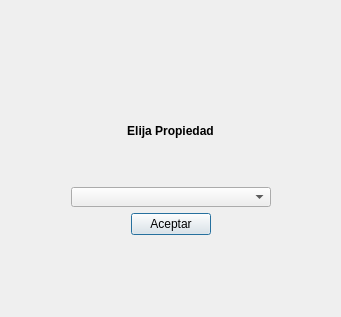
<?xml version="1.0" encoding="UTF-8"?>
<ui version="4.0">
 <class>Dialog</class>
 <widget class="QDialog" name="Dialog">
  <property name="geometry">
   <rect>
    <x>0</x>
    <y>0</y>
    <width>341</width>
    <height>317</height>
   </rect>
  </property>
  <property name="windowTitle">
   <string>Dialog</string>
  </property>
  <layout class="QGridLayout" name="gridLayout_2">
   <item row="0" column="0">
    <layout class="QVBoxLayout" name="verticalLayout">
     <item>
      <layout class="QHBoxLayout" name="horizontalLayout_4">
       <item>
        <spacer name="horizontalSpacer_3">
         <property name="orientation">
          <enum>Qt::Horizontal</enum>
         </property>
         <property name="sizeHint" stdset="0">
          <size>
           <width>40</width>
           <height>20</height>
          </size>
         </property>
        </spacer>
       </item>
       <item>
        <widget class="QLabel" name="label">
         <property name="minimumSize">
          <size>
           <width>0</width>
           <height>100</height>
          </size>
         </property>
         <property name="maximumSize">
          <size>
           <width>100</width>
           <height>100</height>
          </size>
         </property>
         <property name="font">
          <font>
           <weight>75</weight>
           <bold>true</bold>
          </font>
         </property>
         <property name="text">
          <string>Elija Propiedad</string>
         </property>
         <property name="alignment">
          <set>Qt::AlignCenter</set>
         </property>
        </widget>
       </item>
       <item>
        <spacer name="horizontalSpacer_4">
         <property name="orientation">
          <enum>Qt::Horizontal</enum>
         </property>
         <property name="sizeHint" stdset="0">
          <size>
           <width>40</width>
           <height>20</height>
          </size>
         </property>
        </spacer>
       </item>
      </layout>
     </item>
     <item>
      <layout class="QHBoxLayout" name="horizontalLayout_3">
       <item>
        <spacer name="horizontalSpacer_5">
         <property name="orientation">
          <enum>Qt::Horizontal</enum>
         </property>
         <property name="sizeHint" stdset="0">
          <size>
           <width>40</width>
           <height>20</height>
          </size>
         </property>
        </spacer>
       </item>
       <item>
        <widget class="QComboBox" name="cmbPropiedad">
         <property name="minimumSize">
          <size>
           <width>200</width>
           <height>0</height>
          </size>
         </property>
         <property name="maximumSize">
          <size>
           <width>200</width>
           <height>20</height>
          </size>
         </property>
        </widget>
       </item>
       <item>
        <spacer name="horizontalSpacer_6">
         <property name="orientation">
          <enum>Qt::Horizontal</enum>
         </property>
         <property name="sizeHint" stdset="0">
          <size>
           <width>40</width>
           <height>20</height>
          </size>
         </property>
        </spacer>
       </item>
      </layout>
     </item>
     <item>
      <layout class="QHBoxLayout" name="horizontalLayout_2">
       <item>
        <spacer name="horizontalSpacer">
         <property name="orientation">
          <enum>Qt::Horizontal</enum>
         </property>
         <property name="sizeHint" stdset="0">
          <size>
           <width>40</width>
           <height>20</height>
          </size>
         </property>
        </spacer>
       </item>
       <item>
        <widget class="QPushButton" name="btnBuscarProp">
         <property name="maximumSize">
          <size>
           <width>100</width>
           <height>16777215</height>
          </size>
         </property>
         <property name="layoutDirection">
          <enum>Qt::LeftToRight</enum>
         </property>
         <property name="text">
          <string>Aceptar</string>
         </property>
        </widget>
       </item>
       <item>
        <spacer name="horizontalSpacer_2">
         <property name="orientation">
          <enum>Qt::Horizontal</enum>
         </property>
         <property name="sizeHint" stdset="0">
          <size>
           <width>40</width>
           <height>20</height>
          </size>
         </property>
        </spacer>
       </item>
      </layout>
     </item>
    </layout>
   </item>
  </layout>
 </widget>
 <resources/>
 <connections/>
</ui>
